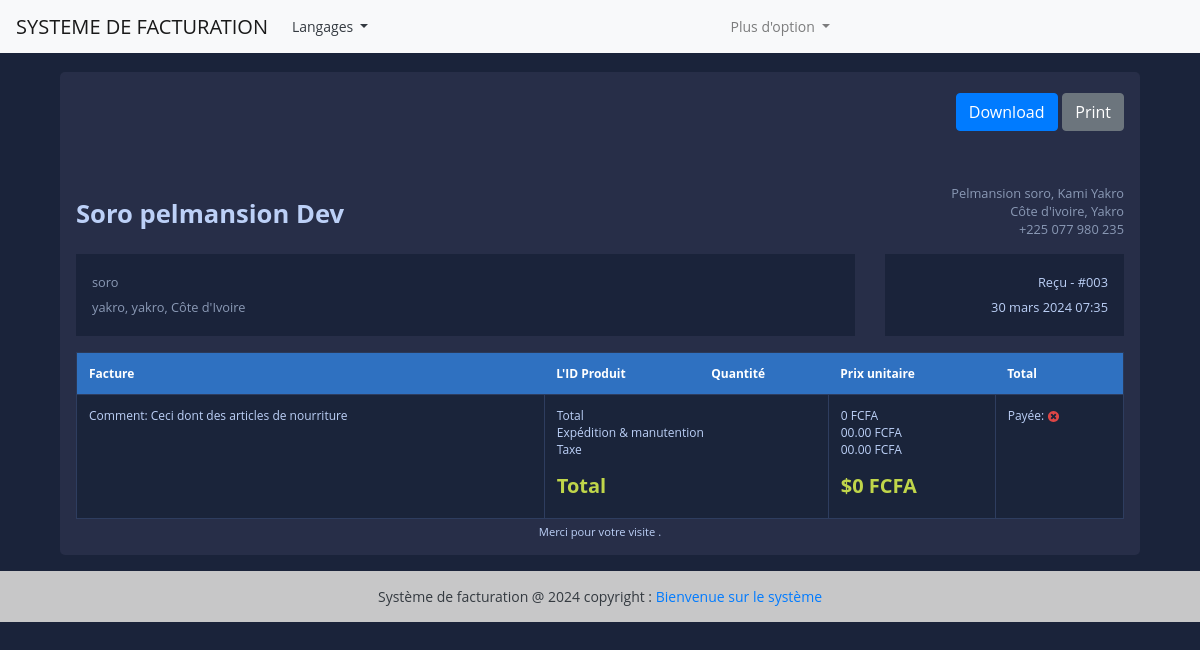
/fr/vue-facture/3 (signed in), run on the app's committed database.
### fact_app/models.py (models this page shows, shortened)
class Invoice(models.Model):
    INVOICE_TYPE = (
        ('R', _('Reçu')),
        ('P', _('Proforma facture')),
        ('F', _('Facture'))
    )
    customer = models.ForeignKey(Customer, on_delete=models.PROTECT)
    save_by = models.ForeignKey(User, on_delete=models.PROTECT)
    invoice_date_time = models.DateTimeField(auto_now_add=True)
    invoice_date = models.DateField(_("Date"), auto_now_add=True)
    total = models.DecimalField(max_digits=10000, decimal_places=2)
    last_updated_date = models.DateTimeField(null=True, blank=True)
    paid = models.BooleanField(default=False)
    invoice_type = models.CharField(max_length=1, choices=INVOICE_TYPE)
    comments = models.TextField(null=True, max_length=1000, blank=True)
    class Meta:
        verbose_name = _("Invoice")
        verbose_name_plural = _("Invoices")
    @property
    def get_total(self):
        articles = self.article_set.all()
        total = sum(article.get_total for article in articles)
        return total

class Customer(models.Model):
    SEX_TYPES = (
        ('M', _('Masculin')),
        ('F', _('Feminin')),
    )
    name = models.CharField(max_length=132)
    email = models.EmailField()
    phone = models.CharField(max_length=130)
    address = models.CharField(max_length=64)
    sex = models.CharField(max_length=1, choices=SEX_TYPES)
    age = models.CharField(max_length=12)
    city = models.CharField(max_length=33)
    zip_code = models.CharField(max_length=16)
    create_date = models.DateTimeField(auto_now_add=True)
    save_by = models.ForeignKey(User, on_delete=models.PROTECT)
    class Meta:
        verbose_name = _("Customer")
        verbose_name_plural = _("Customers")

### fact_app/views.py (the view)
# urls.py: path("vue-facture/<int:pk>", views.InvoiceVisualizationView.as_view(), name='view-invoice'),
class InvoiceVisualizationView(LoginRequiredSuperuserMixim, View):
    template_name = "invoice.html"
    def get(self, request, *args, **kwargs):
        pk = kwargs.get('pk')
        context = get_invoice(pk)
        return render(request, self.template_name, context)

### fact_app/utils.py (called while the page is built)
def get_invoice(pk):
    obj = Invoice.objects.get(pk=pk)
    articles = obj.article_set.all()
    context = {
        'obj': obj,
        'articles': articles
    }
    return context

### templates/invoice.html (shortened to what this page needs)
{% extends "base.html" %}
{% load static %}
{% block content %}
<div class="container">
    <div class="row gutters">
    	<div class="col-xl-12 col-lg-12 col-md-12 col-sm-12 col-12">
    		<div class="card">
    			<div class="card-body p-0">
    				<div class="invoice-container">
    					<div class="invoice-header">
    						<div class="row gutters">
    							<div class="col-xl-12 col-lg-12 col-md-12 col-sm-12">
    								<div class="custom-actions-btns mb-5">
    									<a href="{% url 'invoice-pdf' pk=obj.pk %}" class="btn btn-primary">
    										 Download
    									</a>
    									<a href="#" class="btn btn-secondary">
    										 Print
    									</a>
    								</div>
    							</div>
    						</div>
    						<div class="row gutters">
    							<div class="col-xl-6 col-lg-6 col-md-6 col-sm-6">
    								<a href="soropelmansion.com" class="invoice-logo">
    									Soro pelmansion Dev
    								</a>
    							</div>
    							<div class="col-lg-6 col-md-6 col-sm-6">
    								<address class="text-right">
    									Pelmansion soro, Kami Yakro<br>
    									Côte d'ivoire, Yakro<br>
    									+225 077 980 235
    								</address>
    							</div>
    						</div>
    						<div class="row gutters">
    							<div class="col-xl-9 col-lg-9 col-md-12 col-sm-12 col-12">
    								<div class="invoice-details">
    									<address>
    										{{obj.customer.name}}<br>
    										{{obj.customer.address}}, {{obj.customer.city}}, Côte d'Ivoire
    									</address>
    								</div>
    							</div>
    							<div class="col-xl-3 col-lg-3 col-md-12 col-sm-12 col-12">
    								<div class="invoice-details">
    									<div class="invoice-num">
    										<div>{{obj.get_invoice_type_display}} - #00{{obj.id}}</div>
    										<div>{{obj.invoice_date_time}}</div>
    									</div>
    								</div>
    							</div>
    						</div>
    					</div>
    					<div class="invoice-body">
    						<div class="row gutters">
    							<div class="col-lg-12 col-md-12 col-sm-12">
    								<div class="table-responsive">
    									<table class="table custom-table m-0">
    										<thead>
    											<tr>
    												<th>Facture</th>
													<th>L'ID Produit</th>
													<th>Quantité</th>
													<th>Prix unitaire</th>
													<th>Total</th>
    											</tr>
    										</thead>
    										<tbody>
    											<tr>
    												<td>Comment: {{obj.comments}}</td>
    												<td colspan="2">
														<p>
															Total<br>
															Expédition &amp; manutention<br>
															Taxe<br>
														</p>
    													<h5 class="text-success"><strong>Total</strong></h5>
    												</td>
    												<td>
    													<p>
    														{{obj.get_total}} FCFA<br>
    														00.00 FCFA<br>
    														00.00 FCFA<br>
    													</p>
    													<h5 class="text-success"><strong>${{obj.get_total}} FCFA</strong></h5>
    												</td>
                                                    <td>
                                                            Payée:
                                                        {% if obj.paid  %}
                                                           <img class="icon" src="{% static 'images/icon-yes.svg' %}" alt="True">
                                                        {% else %}
                                                            <img class="icon" src="{% static 'images/icon-no.svg' %}" alt="False">
                                                        {% endif %}
                                                    </td>
    											</tr>
    										</tbody>
    									</table>
    								</div>
    							</div>
    						</div>
    					</div>
    					<div class="invoice-footer">
    						Merci pour votre visite .
    					</div>
    				</div>
    			</div>
    		</div>
    	</div>
    </div>
</div>
{% endblock content %}

### static/style.css (style rules this page uses)
body { margin: 0; padding: 0; font: 400 .875rem 'Open Sans', sans-serif; color: #bcd0f7; background: #1A233A; position: relative; height: 100%; }
.invoice-container { padding: 1rem; }
.invoice-container .invoice-header .invoice-logo { margin: 0.8rem 0 0 0; display: inline-block; font-size: 1.6rem; font-weight: 700; color: #bcd0f7; }
.invoice-container .invoice-header address { font-size: 0.8rem; color: #8a99b5; margin: 0; }
.invoice-container .invoice-details { margin: 1rem 0 0 0; padding: 1rem; line-height: 180%; background: #1a233a; }
.invoice-container .invoice-details .invoice-num { text-align: right; font-size: 0.8rem; }
.invoice-container .invoice-body { padding: 1rem 0 0 0; }
.invoice-container .invoice-footer { text-align: center; font-size: 0.7rem; margin: 5px 0 0 0; }
.card { background: #272E48; -webkit-border-radius: 5px; -moz-border-radius: 5px; border-radius: 5px; border: 0; margin-bottom: 1rem; }
.custom-table { border: 1px solid #2b3958; }
.custom-table thead { background: #2f71c1; }
.custom-table thead th { border: 0; color: #ffffff; }
.custom-table > tbody td { border: 1px solid #2e3d5f; }
.table { background: #1a243a; color: #bcd0f7; font-size: .75rem; }
.text-success { color: #c0d64a !important; }
.custom-actions-btns { margin: auto; display: flex; justify-content: flex-end; }
.custom-actions-btns .btn { margin: .3rem 0 .3rem .3rem; }

### data on the page
Invoice: customer.name "soro", customer.address "yakro", customer.city "yakro", invoice_type "Reçu", id "3", invoice_date_time "30 mars 2024 07:35", comments "Ceci dont des articles de nourriture", get_total "0"
